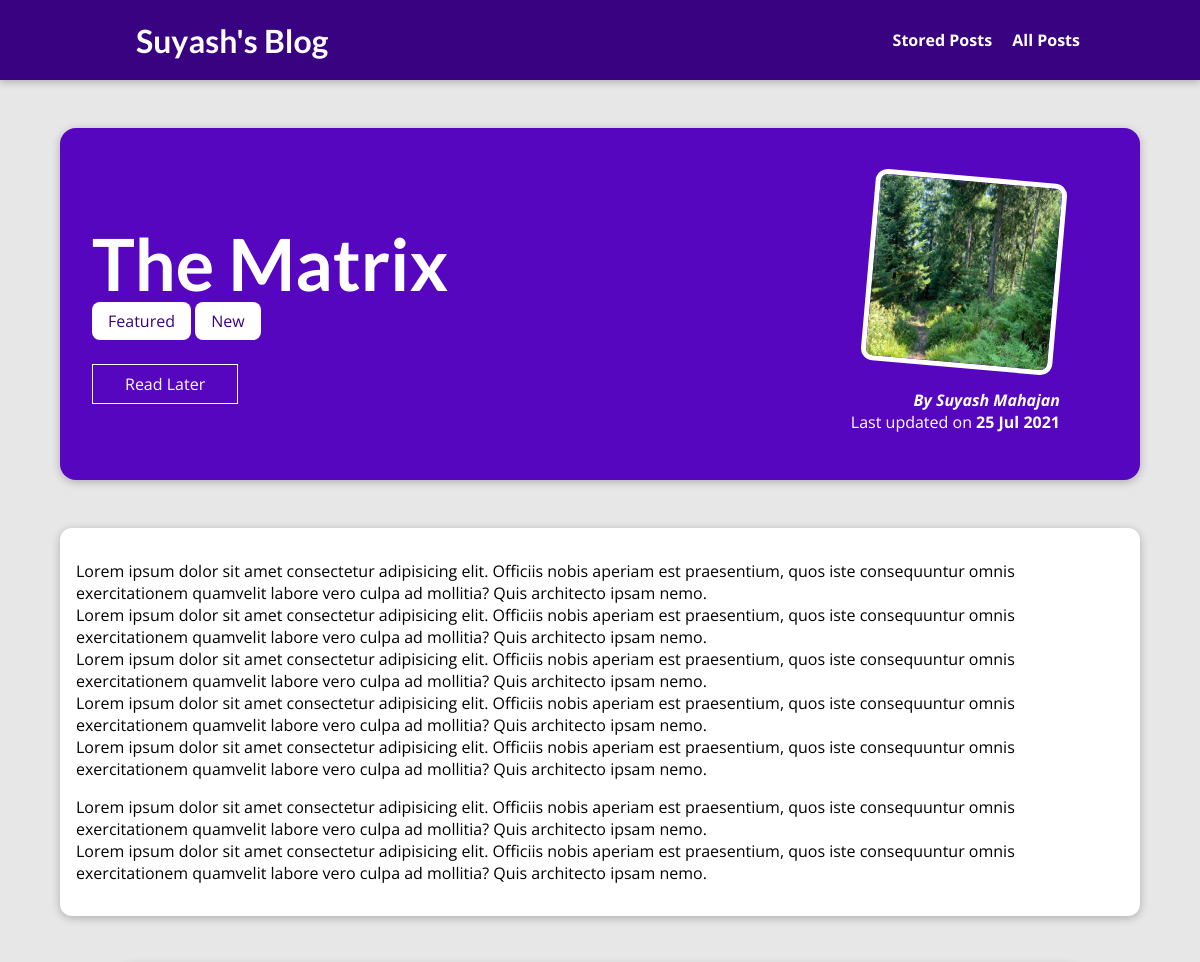
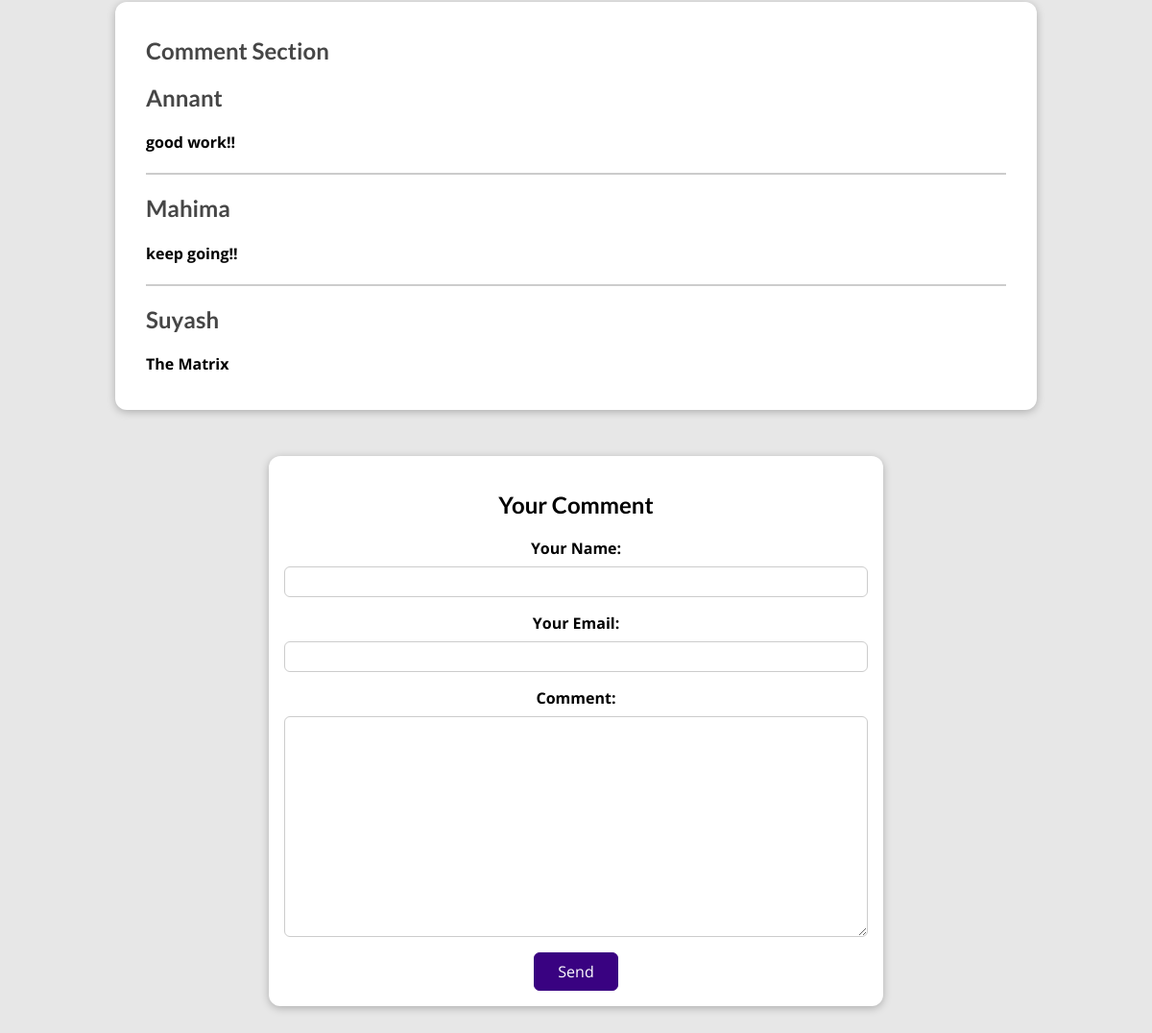
/posts/the-matrix, run on the app's committed database (2 pictures, top to bottom).
### blog/models.py (models this page shows, shortened)
class Post(models.Model):
    title = models.CharField(max_length=100)
    excerpt = models.CharField(max_length=200)
    image = models.ImageField(upload_to="posts", null=True)
    date = models.DateField(auto_now=True)
    slug = models.SlugField(unique=True, db_index=True)
    content = models.TextField(validators=[MinLengthValidator(50)])
    author = models.ForeignKey(Author, on_delete=models.SET_NULL, null="True", related_name="posts")
    tags = models.ManyToManyField(Tag)

class Tag(models.Model):
    caption = models.CharField(max_length=10)
    def __str__(self) -> str:
        return f"{self.caption}"

class Author(models.Model):
    first_name = models.CharField(max_length=50)
    last_name = models.CharField(max_length=50)
    email = models.EmailField()
    def __str__(self) -> str:
        return f"{self.first_name} {self.last_name}"

class Comments(models.Model):
    user_name = models.CharField(max_length=30)
    user_email = models.EmailField()
    text = models.TextField(max_length=400)
    post = models.ForeignKey(Post, on_delete=models.CASCADE, related_name="comments")

### blog/views.py (the view, shortened to what this page needs)
# urls.py: path("posts/<slug:slug>", views.PostDetails.as_view(), name="post-detail-page"),  # / e.g. /post/my-first-post
class PostDetails(View):
    def is_stored(self, request, post_id):
        stored_post = request.session.get("stored_post")
        if stored_post is not None:
            is_saved_for_later = post_id in stored_post
        else:
            is_saved_for_later = False
        return is_saved_for_later
    def get(self, request, slug):
        show_post = get_object_or_404(Post, slug=slug)
        form = CommentForm()
        comment_on_post = Comments.objects.filter(post_id=show_post.id)
        return render(request, "blog/post-detail.html", {
            "view_post": show_post,
            "tags": show_post.tags.all(),
            "comment_from": form,
            "comments": comment_on_post.order_by("-id"),
            "saved_for_later": self.is_stored(request, show_post.id)
        })

### blog/form.py
class CommentForm(forms.ModelForm):
    class Meta:
        model = Comments
        exclude = ["post"]
        labels = {
            "user_name": "Your Name",
            "user_email": "Your Email",
            "text": "Comment"
        }

### blog/templates/blog/post-detail.html (shortened to what this page needs)
{% extends "base.html" %}
{% load static %}
{% block css_files %}
<link rel="stylesheet" href="{% static 'blog/post-detail.css'%}" />
{% endblock %}
{% block content %}
<section id="summary">
    <h2>
        {{ view_post.title }}
    </h2>
    <div>
        {% for tag in tags %}
        <span class="tag">{{ tag }}</span>
        {% endfor %}
    </div>
    <form action="{% url 'read-later'%}" method="POST">
    <div id="read-later">
        <button>
            {% if not saved_for_later %}
                Read Later
            {% else %}
                Remove from Read Later
            {% endif %}
        </button>
    </div>
    </form>
    <article>
        <img src="{{ view_post.image.url }}" alt="{{ view_post.title }}" />
        <address>By <a style="color: white; text-decoration:none" href="mailto:{{view_post.author.email}}"> {{ view_post.author|title }}</a></address>
        <div>
            Last updated on <time> {{ view_post.date|date:"d M Y" }} </time>
        </div>
    </article>
</section>
<main>
    <p>
        {{ view_post.content|linebreaks }}
    </p>
</main>
<section id="comments">
    <ul>
        <h2>Comment Section</h2>
        {% for comment in comments %}
        <li>
            <h2>{{ comment.user_name}}</h2>
            <h4>{{ comment.text }}</h4>
        </li>
        {% endfor %}
    </ul>
</section>
<section style="text-align: center;"  id="comment-form">
    <h2>Your Comment</h2>
    <form action="{% url 'post-detail-page' view_post.slug %}", method="POST">
        {% for form_field in comment_from %}
        <div class="form-control {% if form_field.errors %} invalid {% endif%}">
            {{ form_field.label_tag }}
            {{ form_field }}
        </div>
        {% endfor %}
        <button>Send</button>
    </form>
</section>
{% endblock %}

### static/app.css (style rules this page uses)
* { box-sizing: border-box; }
html { font-family: 'Open Sans', 'Lato', sans-serif; }
body { margin: 0; }
h1, h2, h3 { font-family: 'Lato', sans-serif; font-weight: bold; }

### blog/static/blog/post-detail.css (style rules this page uses)
body { background-color: #e7e7e7; }
#summary { margin: 8rem auto 3rem auto; padding: 2rem; width: 90%; max-width: 90rem; border-radius: 16px; background-color: #5706c0; position: relative; box-shadow: 0 2px 8px rgba(0, 0, 0, 0.25); height: 22rem; }
#summary h2 { color: white; font-size: 4.5rem; margin-bottom: 0.25rem; }
#summary article { position: absolute; top: 2rem; right: 3rem; padding: 1rem 2rem; border-radius: 12px; text-align: right; color: white; }
#summary article img { width: 12rem; height: 12rem; border-radius: 12px; transform: rotateZ(5deg); border: 5px solid white; margin-bottom: 1rem; }
#summary address { font-weight: bold; }
#summary a { color: white; text-decoration: none; }
#summary time { font-weight: bold; }
#read-later { margin: 2rem 0; }
#read-later button { background-color: transparent; border: 1px solid white; padding: 0.5rem 2rem; font: inherit; color: white; cursor: pointer; }
main { width: 90%; max-width: 90rem; margin: 3rem auto; background-color: white; padding: 1rem; border-radius: 12px; box-shadow: 0 2px 8px rgba(0, 0, 0, 0.25); }
.tag { background-color: white; color: #390281; padding: 0.5rem 1rem; border-radius: 8px; }
#comment-form { margin: 3rem auto; width: 90%; max-width: 40rem; border-radius: 12px; background-color: white; box-shadow: 0 2px 8px rgba(0, 0, 0, 0.25); padding: 1rem; }
#comment-form button { font: inherit; background-color: #390281; color: white; border: 1px solid #390281; padding: 0.5rem 1.5rem; border-radius: 6px; cursor: pointer; }
.form-control { margin-bottom: 1rem; }
.form-control label { font-weight: bold; margin-bottom: 0.5rem; display: block; }
.form-control input, .form-control textarea { display: block; width: 100%; font: inherit; padding: 0.25rem; border-radius: 6px; border: 1px solid #ccc; }
#comments { margin: 3rem auto; width: 90%; max-width: 60rem; border-radius: 12px; background-color: white; box-shadow: 0 2px 8px rgba(0, 0, 0, 0.25); padding: 1rem 2rem; }
#comments ul { list-style: none; margin: 0; padding: 0; }
#comments li { margin-bottom: 1rem; border-bottom: 2px solid #ccc; }
#comments li:last-of-type { border-bottom: none; }
#comments h2 { color: #464646; }

### data on the page
Post: title "The Matrix", image (picture), author "Suyash Mahajan", date "25 Jul 2021", content "Lorem ipsum dolor sit amet consectetur adipisicing elit. Officiis nobis aperiam est praesentium, quos iste consequuntur omnis exercitationem quamvelit labore vero culpa ad mollitia? Quis architecto ipsam nemo. Lorem ipsum dolor sit amet consectetur adipisicing elit. Officiis nobis aperiam est praesentium, quos iste consequuntur omnis exercitationem quamvelit labore vero culpa ad mollitia? Quis architecto ipsam nemo. Lorem ipsum dolor sit amet consectetur adipisicing elit. Officiis nobis aperiam est praesentium, quos iste consequuntur omnis exercitationem quamvelit labore vero culpa ad mollitia? Quis architecto ipsam nemo. Lorem ipsum dolor sit amet consectetur adipisicing elit. Officiis…"
Tag: caption "Featured"
Tag: caption "New"
Comments: user_name "Annant", text "good work!!"
Comments: user_name "Mahima", text "keep going!!"
Comments: user_name "Suyash", text "The Matrix"
